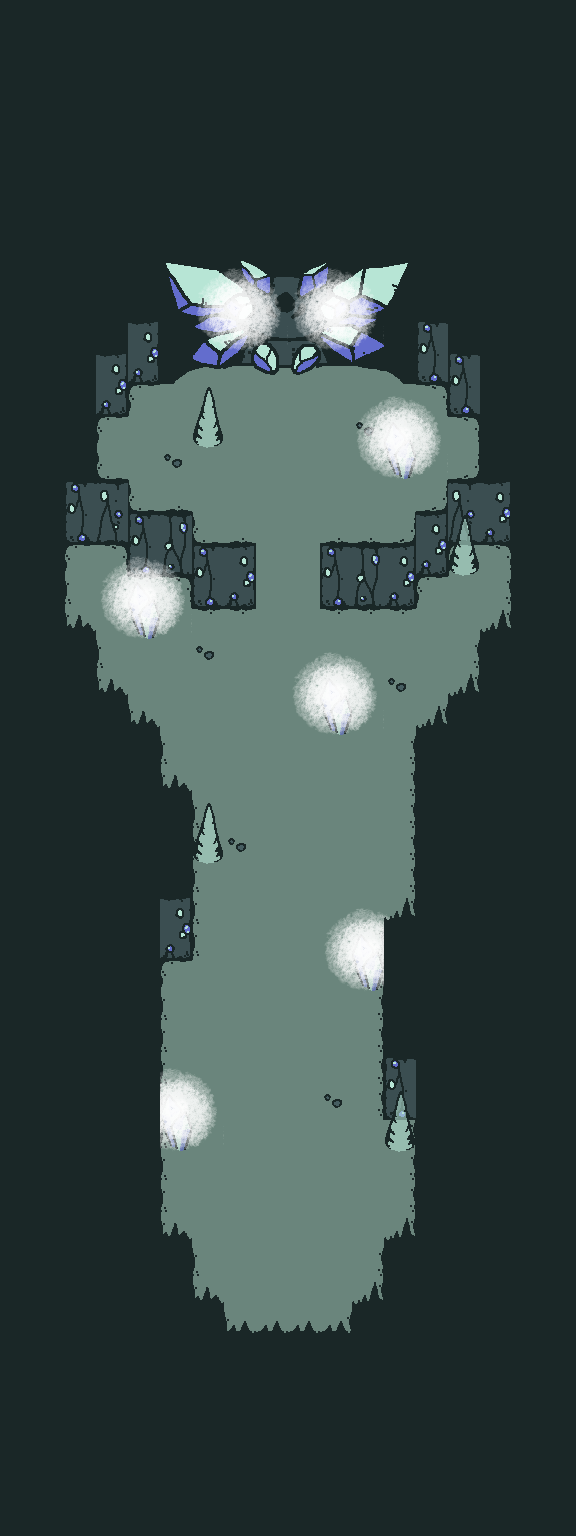

A 2D game scene composited from a Tiled map and its tileset images. What follows is a short description and the map's XML, with each tile layer's data collapsed to a summary:
An orthogonal 18x48 tile map with 32x32 px tiles, 5 tile layers (FLOOR, MIDDLE, ABOVE, LIGHT, ...), 5 tilesets and 45 objects (6x mote, stone, portal, goal).

<map version="1.2" tiledversion="1.2.0" orientation="orthogonal" renderorder="right-down" width="18" height="48" tilewidth="32" tileheight="32" infinite="0" nextlayerid="22" nextobjectid="323">
 <tileset firstgid="1" source="tilesets/objects.tsx" />
 <tileset firstgid="9" source="tilesets/depths.tsx" />
 <tileset firstgid="73" source="tilesets/cavern.tsx" />
 <tileset firstgid="137" source="tilesets/light.tsx" />
 <tileset firstgid="209" source="tilesets/depths_statue.tsx" />
 <layer id="17" name="FLOOR" width="18" height="48">
  <data>[864 cells, 826 non-empty, 21 distinct tile ids]</data>
 </layer>
 <layer id="18" name="MIDDLE" width="18" height="48">
  <data>[864 cells, 77 non-empty, 42 distinct tile ids]</data>
 </layer>
 <layer id="19" name="ABOVE" width="18" height="48">
  <data>[864 cells, 9 non-empty, 2 distinct tile ids]</data>
 </layer>
 <layer id="21" name="LIGHT" width="18" height="48">
  <data>[864 cells, 63 non-empty, 9 distinct tile ids]</data>
 </layer>
 <layer id="20" name="OVERHEAD" width="18" height="48">
  <data>[864 cells, 557 non-empty, 5 distinct tile ids]</data>
 </layer>
 <objectgroup id="5" name="SLOPES">
  <object id="279" x="256" y="544" width="64" height="64" />
 </objectgroup>
 <objectgroup color="#32e3c6" id="6" name="TERRAIN" visible="0">
  <object id="224" name="stone" x="-120" y="-24" width="816" height="1584" />
 </objectgroup>
 <objectgroup color="#50734a" id="7" name="COLLISION" opacity="0.5">
  <object id="281" x="128" y="608" width="32" height="32" />
  <object id="282" x="448" y="544" width="32" height="32" />
  <object id="283" x="192" y="832" width="32" height="32" />
  <object id="284" x="352" y="960" width="32" height="32" />
  <object id="285" x="160" y="1120" width="32" height="32" />
  <object id="287" x="0" y="0" width="576" height="360" />
  <object id="288" x="0" y="352" width="160" height="32" />
  <object id="289" x="416" y="352" width="160" height="32" />
  <object id="290" x="0" y="384" width="128" height="32" />
  <object id="291" x="0" y="416" width="96" height="128" />
  <object id="292" x="96" y="480" width="32" height="64" />
  <object id="293" x="128" y="512" width="64" height="64" />
  <object id="294" x="192" y="544" width="64" height="64" />
  <object id="295" x="320" y="544" width="96" height="64" />
  <object id="296" x="416" y="512" width="32" height="64" />
  <object id="297" x="448" y="480" width="32" height="64" />
  <object id="298" x="480" y="384" width="96" height="160" />
  <object id="299" x="0" y="544" width="64" height="992" />
  <object id="300" x="64" y="640" width="32" height="896" />
  <object id="301" x="96" y="704" width="32" height="832" />
  <object id="302" x="128" y="736" width="32" height="800" />
  <object id="303" x="160" y="800" width="32" height="160" />
  <object id="304" x="160" y="1248" width="32" height="288" />
  <object id="305" x="192" y="1312" width="32" height="224" />
  <object id="306" x="224" y="1376" width="128" height="160" />
  <object id="307" x="352" y="1312" width="32" height="224" />
  <object id="308" x="384" y="1248" width="32" height="288" />
  <object id="309" x="384" y="928" width="32" height="224" />
  <object id="310" x="416" y="736" width="32" height="800" />
  <object id="311" x="448" y="704" width="32" height="832" />
  <object id="312" x="480" y="640" width="32" height="896" />
  <object id="313" x="512" y="544" width="64" height="992" />
  <object id="314" x="192" y="416" width="32" height="32" />
  <object id="315" x="384" y="448" width="32" height="32" />
  <object id="316" x="320" y="704" width="32" height="32" />
 </objectgroup>
 <objectgroup id="8" name="ENTITIES" opacity="0.64">
  <object id="277" name="portal" gid="6" x="224" y="1384" width="128" height="40">
   <properties>
    <property name="DEST" value="UNDERSHRINE,18,21" />
    <property name="TYPE" value="PORTAL" />
   </properties>
  </object>
  <object id="278" name="goal" gid="2" x="272" y="376" width="24" height="24">
   <properties>
    <property name="FLAG" value="ITEM_GOAL" />
    <property name="TYPE" value="GOAL" />
   </properties>
  </object>
  <object id="317" name="mote" gid="5" x="-48" y="344" width="32" height="32">
   <properties>
    <property name="DURATION" value="2000" />
    <property name="GRAPHIC" value="mote" />
    <property name="INTERVAL" value="800" />
    <property name="TYPE" value="emitter" />
   </properties>
  </object>
  <object id="318" name="mote" gid="5" x="-48" y="504" width="32" height="32">
   <properties>
    <property name="DURATION" value="2000" />
    <property name="GRAPHIC" value="mote" />
    <property name="INTERVAL" value="900" />
    <property name="TYPE" value="emitter" />
   </properties>
  </object>
  <object id="319" name="mote" gid="5" x="-48" y="696" width="32" height="32">
   <properties>
    <property name="DURATION" value="2000" />
    <property name="GRAPHIC" value="mote" />
    <property name="INTERVAL" value="600" />
    <property name="TYPE" value="emitter" />
   </properties>
  </object>
  <object id="320" name="mote" gid="5" x="-56" y="1112" width="32" height="32">
   <properties>
    <property name="DURATION" value="2000" />
    <property name="GRAPHIC" value="mote" />
    <property name="INTERVAL" value="1000" />
    <property name="TYPE" value="emitter" />
   </properties>
  </object>
  <object id="321" name="mote" gid="5" x="-40" y="176" width="32" height="32">
   <properties>
    <property name="DURATION" value="2000" />
    <property name="GRAPHIC" value="mote" />
    <property name="INTERVAL" value="600" />
    <property name="TYPE" value="emitter" />
   </properties>
  </object>
  <object id="322" name="mote" gid="5" x="-48" y="888" width="32" height="32">
   <properties>
    <property name="DURATION" value="2000" />
    <property name="GRAPHIC" value="mote" />
    <property name="INTERVAL" value="500" />
    <property name="TYPE" value="emitter" />
   </properties>
  </object>
 </objectgroup>
</map>
